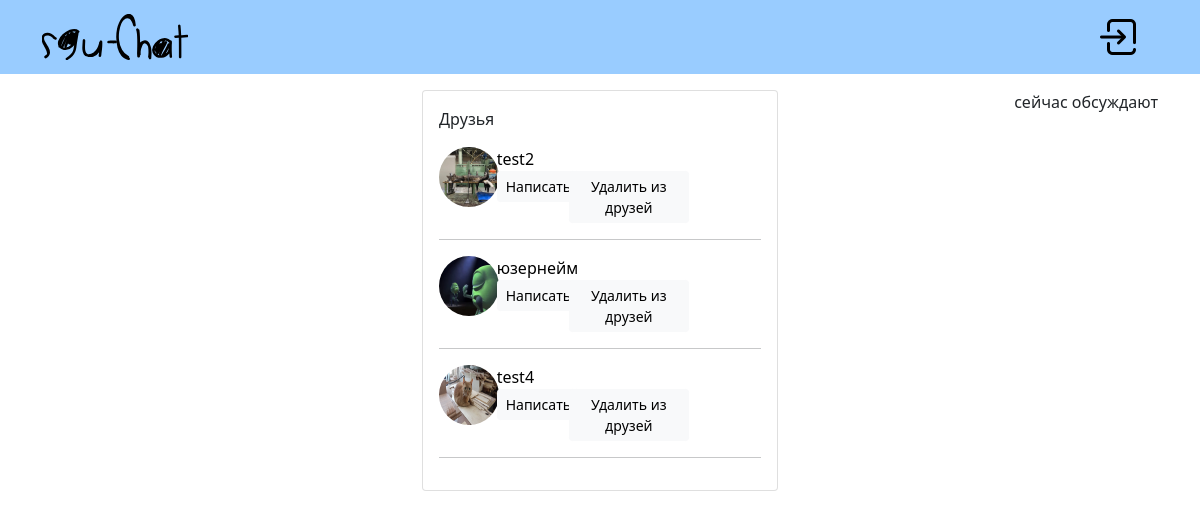
The page /friends?id=1 on the database as committed earlier.
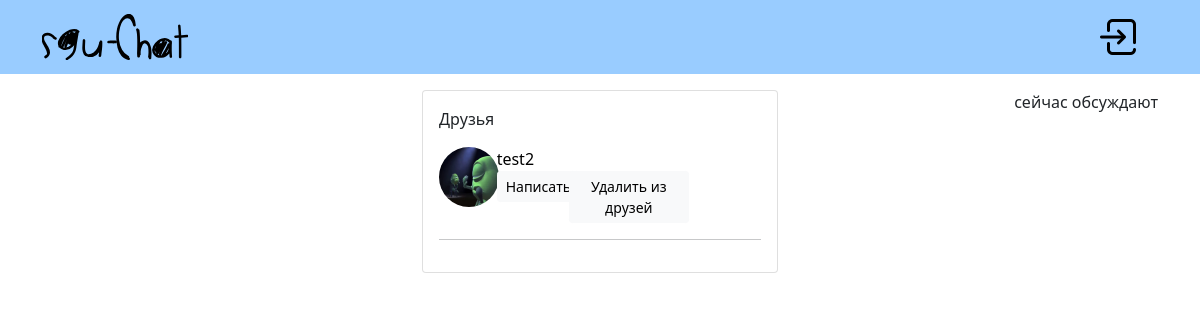
The same page on the database as committed later.
### tables this page shows
CREATE TABLE user(
    id INTEGER PRIMARY KEY AUTOINCREMENT,
    username VARCHAR(32) UNIQUE NOT NULL,
    email TEXT NOT NULL UNIQUE,
    password TEXT NOT NULL,
    create_date TIMESTAMP NOT NULL DEFAULT CURRENT_TIMESTAMP,
    avatar TEXT NULL,
    country TEXT NULL,
    birthday TEXT NULL,
    gender TEXT NULL,
    bio TEXT NULL,
    study TEXT NULL
);

### website/views/friendlist.py (the view)
@friends.route('/friends', methods=['GET', 'POST'])
def friendlist():
    repository = RepositoryFactory()
    friends_data = repository.create_user_repository()
    arg = int(request.args.get('id'))
    if request.method == 'POST':
        if 'accept-friend' in request.form:
            friends_data.update_status('friendship', request.form['accept-friend'], arg)
        if 'to-chat' in request.form:
            return redirect(url_for('chat.chats'))
    friend_request = friends_data.check_request('get', arg)
    friendlist_data = friends_data.get_friends(arg)
    return render_template('profile/friends.html', arg=arg, friend_request=friend_request, friendlist=friendlist_data)

### website/auth.py (called while the page is built)
@auth.before_app_request
def load_logged_in_user():
    user_id = session.get('user_id')
    if user_id is None:
        g.user = None
    else:
        g.user = get_db().execute('SELECT * FROM user WHERE id = ?', (user_id,)).fetchone()

### website/db.py (called while the page is built)
def get_db():
    if 'db' not in g:
        g.db = sqlite3.connect(
            current_app.config['DATABASE'],
            detect_types=sqlite3.PARSE_DECLTYPES
        )
        g.db.row_factory = sqlite3.Row
    return g.db

### website/repo/repository.py (called while the page is built)
    def create_user_repository(self):
        return UserRepository(self.db)

    def check_request(self, f, friend_1, friend_2=None):
        if f == 'recall':
            return self.db.execute('SELECT * FROM friendlist WHERE status = ? AND friend_1 = ? AND friend_2 = ?',
                                   ('request', friend_1, friend_2)).fetchone()
        elif f == 'get':
            return self.db.execute('SELECT * FROM friendlist JOIN user ON friendlist.friend_1 = user.id '
                                   'WHERE status = ? AND friend_2 = ? ',
                                   ('request', friend_1)).fetchall()

    def get_friends(self, user_id):
        return self.db.execute('SELECT user.*, user.id AS user_id FROM friendlist '
                               'JOIN user ON CASE '
                               'WHEN status = ? AND friend_1 = ? THEN friendlist.friend_2 = user.id '
                               'WHEN status = ? AND friend_2 = ? THEN friendlist.friend_1 = user.id '
                               'END',
                               ('friendship', user_id, 'friendship', user_id)).fetchall()

### website/templates/profile/friends.html (shortened to what this page needs)
{% extends "base.html" %}{% block title %}Друзья{% endblock %}
{% block content %}
<div class="card my-3">
    <div class="card-body">
        <p align="left">Друзья</p>
        {% for friend in friendlist %}
        <div class="row">
            <div class="col-2 text-start">
                    <img class="prf-circle" src="{{ url_for('static', filename='users_files/' + friend.avatar) }}">
            </div>
            <div class="col text-start">
                <a class="aa" href="{{ url_for('profile.profile_page', username=friend.username, id=friend.id) }}">{{friend.username}}</a>
                <div class="col">
                    <div class="row">
                        <div class="col-3">
                            <button class="btn btn-sm btn-light" name="to-chat">Написать</button>
                        </div>
                        <div class="col-6">
                            <button class="btn btn-sm btn-light">Удалить из друзей</button>
                        </div>
                    </div>
                </div>
            </div>
        </div>
        <hr/>
        {% endfor %}
    </div>
</div>
{% endblock %}

### website/templates/base.html (shortened to what this page needs)
<!doctype html>
<html lang="en">
  <head>
    <link rel="stylesheet" href="{{url_for('static', filename='style.css')}}">
    <link href="https://cdn.jsdelivr.net/npm/bootstrap@5.0.2/dist/css/bootstrap.min.css" rel="stylesheet">
  </head>
  <body>
    <nav class="navbar bg-custom">
      <div class="container">
        <div class="col">
          <a class="navbar-brand" href="{{url_for('home.home_page')}}">
            <img src="{{ url_for('static', filename='img/sgu-chat-label.png') }}">
          </a>
        </div>
        {% if g.user %}
        <a class="navbar-brand" href="{{url_for('profile.profile_page', username=g.user['username'])}}">
          <img src="{{url_for('static', filename='img/user.png')}}">
        </a>
        <a class="navbar-brand" href="{{url_for('auth.logout')}}">
          <img src="{{url_for('static', filename='img/logout.png')}}">
        </a>
        {% else %}
        <a class="navbar-brand" href="{{url_for('auth.login')}}">
          <img src="{{url_for('static', filename='img/login.png')}}">
        </a>
        {% endif %}
      </div>
    </nav>
    <div class="container">
      <div class="row">
        <div class="col text-start my-3">
        </div>
        <div class="col text-center">
          {% block content %}{% endblock %}
        </div>
        <div class="col text-end my-3">
          сейчас обсуждают
        </div>
      </div>
    </div>
  </body>
</html>

### website/static/style.css (style rules this page uses)
html { font-size: 16px; background-color: #00000; }
body { font-family: 'Caveat', cursive; }
.bg-custom { background-color: #99CCFF; }
.prf-circle { width: 60px; height: 60px; border-radius: 50%; overflow: hidden; }
.aa { text-decoration: none; color: #000000; }

Rows that differ between the two databases and show on the page:
no longer on this page (row edited): user: avatar (picture), username "юзернейм"
removed user: avatar (picture), username "test4"
changed user "test2": avatar: a different picture
